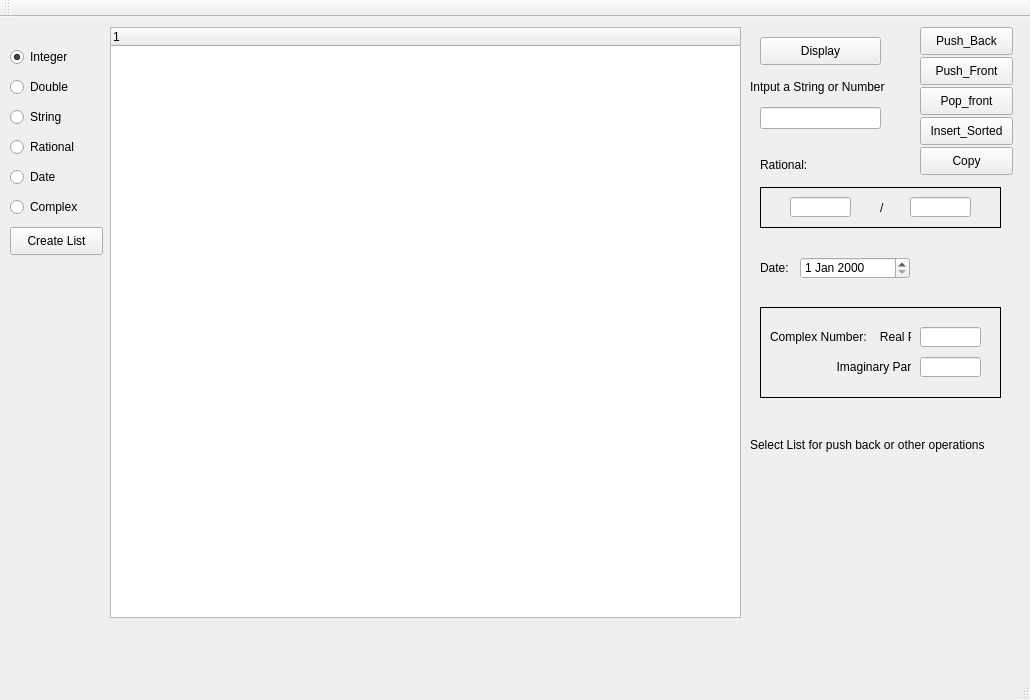
<?xml version="1.0" encoding="UTF-8"?>
<ui version="4.0">
 <class>MainWindow</class>
 <widget class="QMainWindow" name="MainWindow">
  <property name="geometry">
   <rect>
    <x>0</x>
    <y>0</y>
    <width>1030</width>
    <height>700</height>
   </rect>
  </property>
  <property name="windowTitle">
   <string>MainWindow</string>
  </property>
  <widget class="QWidget" name="centralWidget">
   <widget class="QRadioButton" name="radioButton">
    <property name="geometry">
     <rect>
      <x>10</x>
      <y>30</y>
      <width>95</width>
      <height>20</height>
     </rect>
    </property>
    <property name="acceptDrops">
     <bool>false</bool>
    </property>
    <property name="text">
     <string>Integer</string>
    </property>
    <property name="checked">
     <bool>true</bool>
    </property>
   </widget>
   <widget class="QRadioButton" name="radioButton_2">
    <property name="geometry">
     <rect>
      <x>10</x>
      <y>60</y>
      <width>95</width>
      <height>20</height>
     </rect>
    </property>
    <property name="text">
     <string>Double</string>
    </property>
   </widget>
   <widget class="QRadioButton" name="radioButton_3">
    <property name="geometry">
     <rect>
      <x>10</x>
      <y>90</y>
      <width>95</width>
      <height>20</height>
     </rect>
    </property>
    <property name="text">
     <string>String</string>
    </property>
   </widget>
   <widget class="QRadioButton" name="radioButton_4">
    <property name="geometry">
     <rect>
      <x>10</x>
      <y>120</y>
      <width>95</width>
      <height>20</height>
     </rect>
    </property>
    <property name="text">
     <string>Rational</string>
    </property>
   </widget>
   <widget class="QRadioButton" name="radioButton_5">
    <property name="geometry">
     <rect>
      <x>10</x>
      <y>150</y>
      <width>95</width>
      <height>20</height>
     </rect>
    </property>
    <property name="text">
     <string>Date</string>
    </property>
   </widget>
   <widget class="QRadioButton" name="radioButton_6">
    <property name="geometry">
     <rect>
      <x>10</x>
      <y>180</y>
      <width>95</width>
      <height>20</height>
     </rect>
    </property>
    <property name="text">
     <string>Complex</string>
    </property>
   </widget>
   <widget class="QPushButton" name="pushButton">
    <property name="geometry">
     <rect>
      <x>760</x>
      <y>20</y>
      <width>121</width>
      <height>28</height>
     </rect>
    </property>
    <property name="text">
     <string>Display</string>
    </property>
   </widget>
   <widget class="QPushButton" name="pushButton_2">
    <property name="geometry">
     <rect>
      <x>920</x>
      <y>10</y>
      <width>93</width>
      <height>28</height>
     </rect>
    </property>
    <property name="text">
     <string>Push_Back</string>
    </property>
   </widget>
   <widget class="QPushButton" name="pushButton_3">
    <property name="geometry">
     <rect>
      <x>920</x>
      <y>40</y>
      <width>93</width>
      <height>28</height>
     </rect>
    </property>
    <property name="text">
     <string>Push_Front</string>
    </property>
   </widget>
   <widget class="QPushButton" name="pushButton_4">
    <property name="geometry">
     <rect>
      <x>920</x>
      <y>70</y>
      <width>93</width>
      <height>28</height>
     </rect>
    </property>
    <property name="text">
     <string>Pop_front</string>
    </property>
   </widget>
   <widget class="QPushButton" name="pushButton_5">
    <property name="geometry">
     <rect>
      <x>920</x>
      <y>100</y>
      <width>93</width>
      <height>28</height>
     </rect>
    </property>
    <property name="text">
     <string>Insert_Sorted</string>
    </property>
   </widget>
   <widget class="QPushButton" name="pushButton_6">
    <property name="geometry">
     <rect>
      <x>10</x>
      <y>210</y>
      <width>93</width>
      <height>28</height>
     </rect>
    </property>
    <property name="text">
     <string>Create List</string>
    </property>
   </widget>
   <widget class="QLineEdit" name="lineEdit">
    <property name="geometry">
     <rect>
      <x>760</x>
      <y>90</y>
      <width>121</width>
      <height>22</height>
     </rect>
    </property>
    <property name="inputMethodHints">
     <set>Qt::ImhHiddenText|Qt::ImhLowercaseOnly|Qt::ImhUppercaseOnly</set>
    </property>
    <property name="readOnly">
     <bool>false</bool>
    </property>
    <property name="clearButtonEnabled">
     <bool>true</bool>
    </property>
   </widget>
   <widget class="QTreeWidget" name="treeWidget">
    <property name="geometry">
     <rect>
      <x>110</x>
      <y>10</y>
      <width>631</width>
      <height>591</height>
     </rect>
    </property>
    <column>
     <property name="text">
      <string notr="true">1</string>
     </property>
    </column>
   </widget>
   <widget class="QLabel" name="label">
    <property name="geometry">
     <rect>
      <x>750</x>
      <y>450</y>
      <width>181</width>
      <height>16</height>
     </rect>
    </property>
    <property name="text">
     <string/>
    </property>
   </widget>
   <widget class="QLabel" name="label_2">
    <property name="geometry">
     <rect>
      <x>750</x>
      <y>420</y>
      <width>271</width>
      <height>16</height>
     </rect>
    </property>
    <property name="text">
     <string>Select List for push back or other operations</string>
    </property>
   </widget>
   <widget class="QDateEdit" name="dateEdit">
    <property name="geometry">
     <rect>
      <x>800</x>
      <y>240</y>
      <width>110</width>
      <height>22</height>
     </rect>
    </property>
   </widget>
   <widget class="QFrame" name="frame">
    <property name="geometry">
     <rect>
      <x>760</x>
      <y>290</y>
      <width>241</width>
      <height>91</height>
     </rect>
    </property>
    <property name="frameShape">
     <enum>QFrame::Box</enum>
    </property>
    <property name="frameShadow">
     <enum>QFrame::Plain</enum>
    </property>
    <widget class="QLabel" name="label_4">
     <property name="geometry">
      <rect>
       <x>70</x>
       <y>50</y>
       <width>81</width>
       <height>20</height>
      </rect>
     </property>
     <property name="text">
      <string>  Imaginary Part</string>
     </property>
    </widget>
    <widget class="QLabel" name="label_5">
     <property name="geometry">
      <rect>
       <x>10</x>
       <y>20</y>
       <width>141</width>
       <height>20</height>
      </rect>
     </property>
     <property name="text">
      <string>Complex Number:    Real Part</string>
     </property>
    </widget>
    <widget class="QLineEdit" name="lineEdit_2">
     <property name="geometry">
      <rect>
       <x>160</x>
       <y>20</y>
       <width>61</width>
       <height>20</height>
      </rect>
     </property>
    </widget>
    <widget class="QLineEdit" name="lineEdit_3">
     <property name="geometry">
      <rect>
       <x>160</x>
       <y>50</y>
       <width>61</width>
       <height>20</height>
      </rect>
     </property>
    </widget>
   </widget>
   <widget class="QLabel" name="label_6">
    <property name="geometry">
     <rect>
      <x>750</x>
      <y>60</y>
      <width>171</width>
      <height>20</height>
     </rect>
    </property>
    <property name="text">
     <string>Intput a String or Number</string>
    </property>
   </widget>
   <widget class="QPushButton" name="pushButton_7">
    <property name="geometry">
     <rect>
      <x>920</x>
      <y>130</y>
      <width>93</width>
      <height>28</height>
     </rect>
    </property>
    <property name="text">
     <string>Copy</string>
    </property>
   </widget>
   <widget class="QFrame" name="frame_3">
    <property name="geometry">
     <rect>
      <x>760</x>
      <y>170</y>
      <width>241</width>
      <height>41</height>
     </rect>
    </property>
    <property name="frameShape">
     <enum>QFrame::Box</enum>
    </property>
    <property name="frameShadow">
     <enum>QFrame::Plain</enum>
    </property>
    <widget class="QLineEdit" name="lineEdit_4">
     <property name="geometry">
      <rect>
       <x>30</x>
       <y>10</y>
       <width>61</width>
       <height>20</height>
      </rect>
     </property>
    </widget>
    <widget class="QLabel" name="label_3">
     <property name="geometry">
      <rect>
       <x>120</x>
       <y>10</y>
       <width>21</width>
       <height>21</height>
      </rect>
     </property>
     <property name="text">
      <string>/</string>
     </property>
    </widget>
    <widget class="QLineEdit" name="lineEdit_5">
     <property name="geometry">
      <rect>
       <x>150</x>
       <y>10</y>
       <width>61</width>
       <height>20</height>
      </rect>
     </property>
    </widget>
   </widget>
   <widget class="QLabel" name="label_7">
    <property name="geometry">
     <rect>
      <x>760</x>
      <y>140</y>
      <width>71</width>
      <height>16</height>
     </rect>
    </property>
    <property name="text">
     <string>Rational: </string>
    </property>
   </widget>
   <widget class="QLabel" name="label_8">
    <property name="geometry">
     <rect>
      <x>760</x>
      <y>240</y>
      <width>39</width>
      <height>21</height>
     </rect>
    </property>
    <property name="text">
     <string>Date:</string>
    </property>
   </widget>
  </widget>
  <widget class="QMenuBar" name="menuBar">
   <property name="geometry">
    <rect>
     <x>0</x>
     <y>0</y>
     <width>1030</width>
     <height>21</height>
    </rect>
   </property>
  </widget>
  <widget class="QToolBar" name="mainToolBar">
   <attribute name="toolBarArea">
    <enum>TopToolBarArea</enum>
   </attribute>
   <attribute name="toolBarBreak">
    <bool>false</bool>
   </attribute>
  </widget>
  <widget class="QStatusBar" name="statusBar"/>
 </widget>
 <layoutdefault spacing="6" margin="11"/>
 <resources/>
 <connections/>
</ui>
